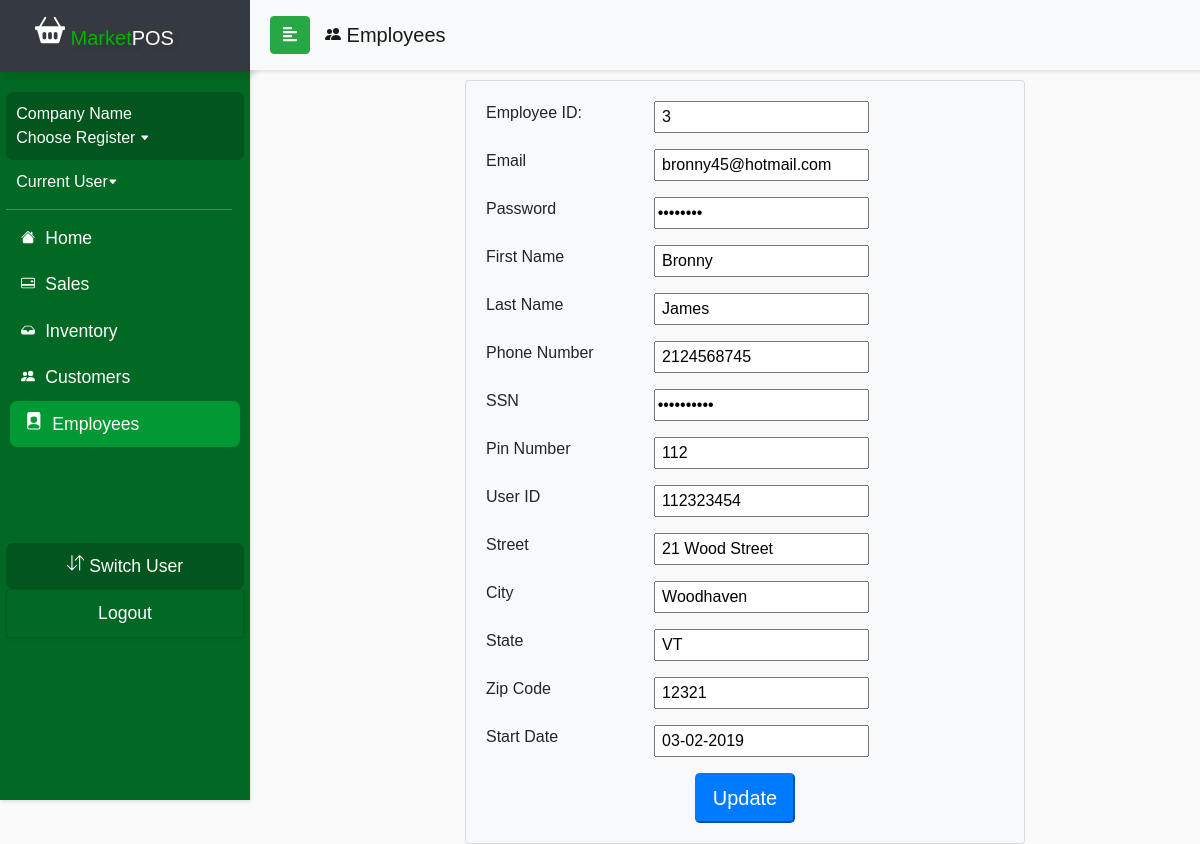
/currentDraft/employeeinfoedit.php?Upd=3, run on an earlier commit of the app's database.
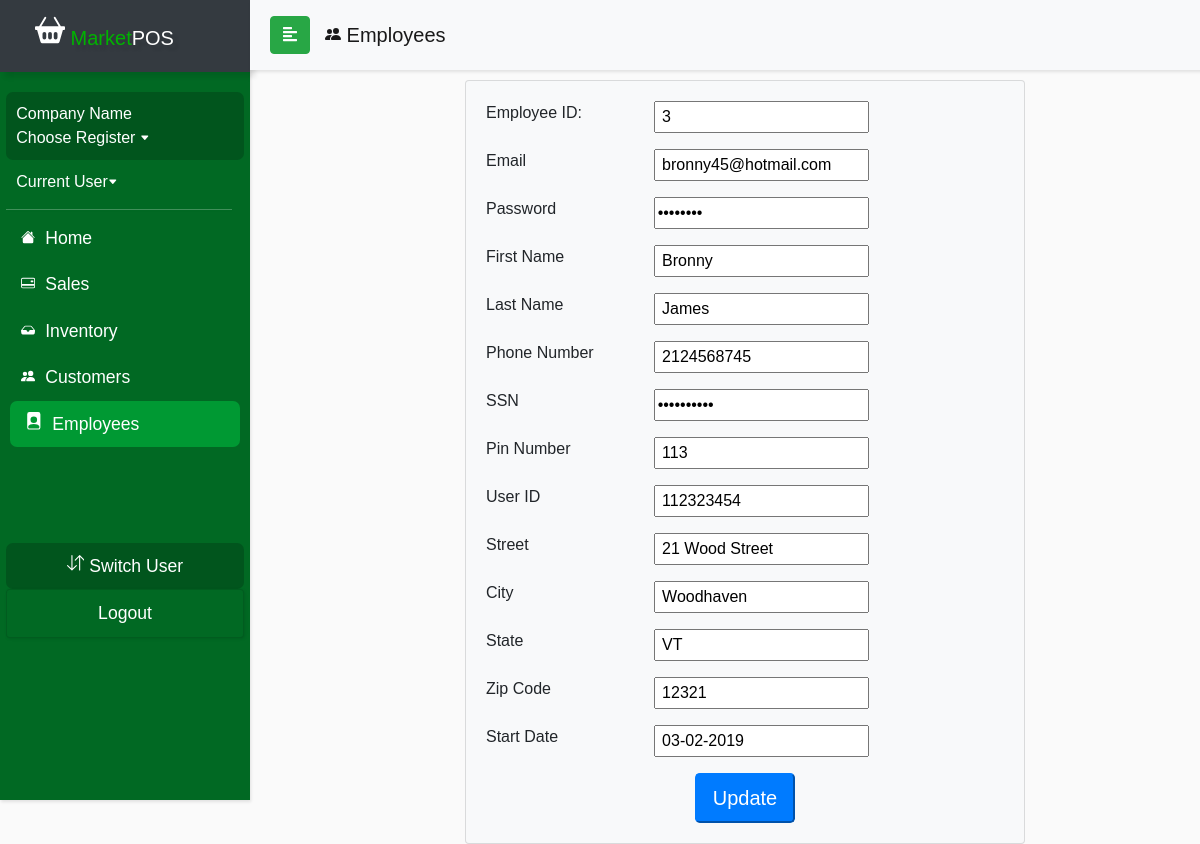
And on a later commit of the database.
### tables this page shows
CREATE TABLE `employee_info` (
  `employee_id` int(11) NOT NULL,
  `email` varchar(50) NOT NULL,
  `password` varchar(50) NOT NULL,
  `pin_number` int(11) DEFAULT NULL,
  `first_name` varchar(50) NOT NULL,
  `last_name` varchar(50) NOT NULL,
  `user_id` double DEFAULT NULL,
  `phone_number` double NOT NULL,
  `SSN` double DEFAULT NULL,
  `street_address` varchar(50) NOT NULL,
  `city` varchar(50) NOT NULL,
  `state` varchar(2) NOT NULL,
  `zip_code` int(11) NOT NULL,
  `start_date` date DEFAULT NULL,
  `company_name` varchar(50) NOT NULL,
  `number_of_stores` varchar(11) DEFAULT NULL,
  `user_type` int(11) NOT NULL,
  `customer_id` int(11) DEFAULT NULL
);

### currentDraft/employeeinfoedit.php (the view, shortened to what the changed rows need)
<?php
include_once('sidebarconnect.php');
if (isset($_GET['Upd'])) {
  $findID = $_GET['Upd'];
  $query = "SELECT * FROM employee_info WHERE employee_id LIKE '%$findID%'";
  $result = mysqli_query($conn, $query);
  $row = mysqli_fetch_assoc($result);
}
?>
<!DOCTYPE html>
<html>
<head>
  <link rel="stylesheet" href="css/bootstrap.min.css">
  <link rel="stylesheet" href="userStyle2.css">
  <link rel="stylesheet" href="css/jquery.mCustomScrollbar.min.css">
</head>
<body>
<nav id="sidebar">
    <div class="sidebar-header bg-dark">
      <h1 id="brand"><span><a class="navbar-brand relative-top" href="indexDraft.php">
            <span style="color: #00b300"> Market</span>POS</a></h1>
    </div>
  </nav>
  <div id="content">
    <div class="container justify-content-center">
      <div class="card card-body bg-light" style="width: 35rem;" id="formscreen">
        <form action="" method="post">
          <div class="form-group row">
            <label class="col-4" for="Email">Email</label>
            <input type="text" value=" <?php echo $row['email'] ?> " name="email" />
          </div>
          <div class="form-group row">
            <label class="col-4" for="Password">Password</label>
            <input type="password" value=" <?php echo $row['password'] ?> " name="password" />
          </div>
          <div class="form-group row">
            <label class="col-4" for="First Name">First Name</label>
            <input type="text" value=" <?php echo $row['first_name'] ?> " name="fname" />
          </div>
          <div class="form-group row">
            <label class="col-4" for="Last Name">Last Name</label>
            <input type="text" value=" <?php echo $row['last_name'] ?> " name="lname" />
          </div>
          <div class="form-group row">
            <label class="col-4" for="Phone Number">Phone Number</label>
            <input type="tel" value=" <?php echo $row['phone_number'] ?> " name="number" />
          </div>
          <div class="form-group row">
            <label class="col-4" for="SSN">SSN</label>
            <input type="password" value=" <?php echo $row['SSN'] ?> " name="ssn" />
          </div>
          <div class="form-group row">
            <label class="col-4" for="Pin">Pin Number</label>
            <input type="text" value=" <?php echo $row['pin_number'] ?> " name="pin" />
          </div>
          <div class="form-group row">
            <label class="col-4" for="User ID">User ID</label>
            <input type="text" value=" <?php echo $row['user_id'] ?> " name="user" />
          </div>
          <div class="form-group row">
            <label class="col-4" for="Street">Street</label>
            <input type="text" value=" <?php echo $row['street_address'] ?> " name="street" />
          </div>
          <div class="form-group row">
            <label class="col-4" for="City">City</label>
            <input type="text" value=" <?php echo $row['city'] ?> " name="city" />
          </div>
          <div class="form-group row">
            <label class="col-4" for="State">State</label>
            <input type="text" value=" <?php echo $row['state'] ?> " name="state" />
          </div>
          <div class="form-group row">
            <label class="col-4" for="Zip Code">Zip Code</label>
            <input type="text" value=" <?php echo $row['zip_code'] ?> " name="zip" />
          </div>
          <div class="form-group row">
            <label class="col-4" for="Start">Start Date </label>
            <input type="text" value=" <?php echo date("m-d-Y", strtotime($row['start_date'])); ?> " name="start" />
          </div>
        </form>
      </div>
</body>
</html>
<html>

What changed in the data, as far as the page shows it:
changed employee_info "bronny45@hotmail.com": pin "112" → "113"
